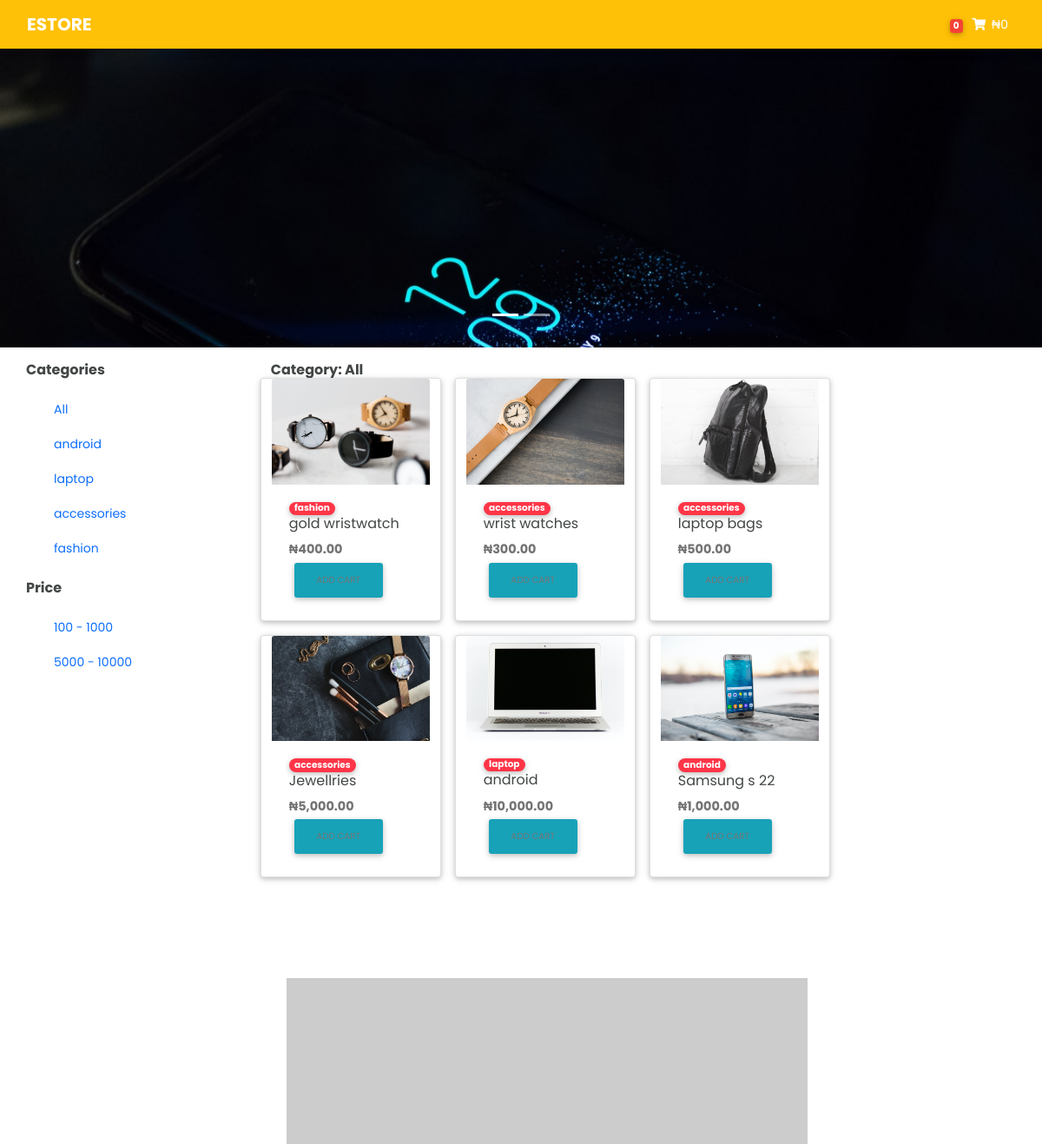
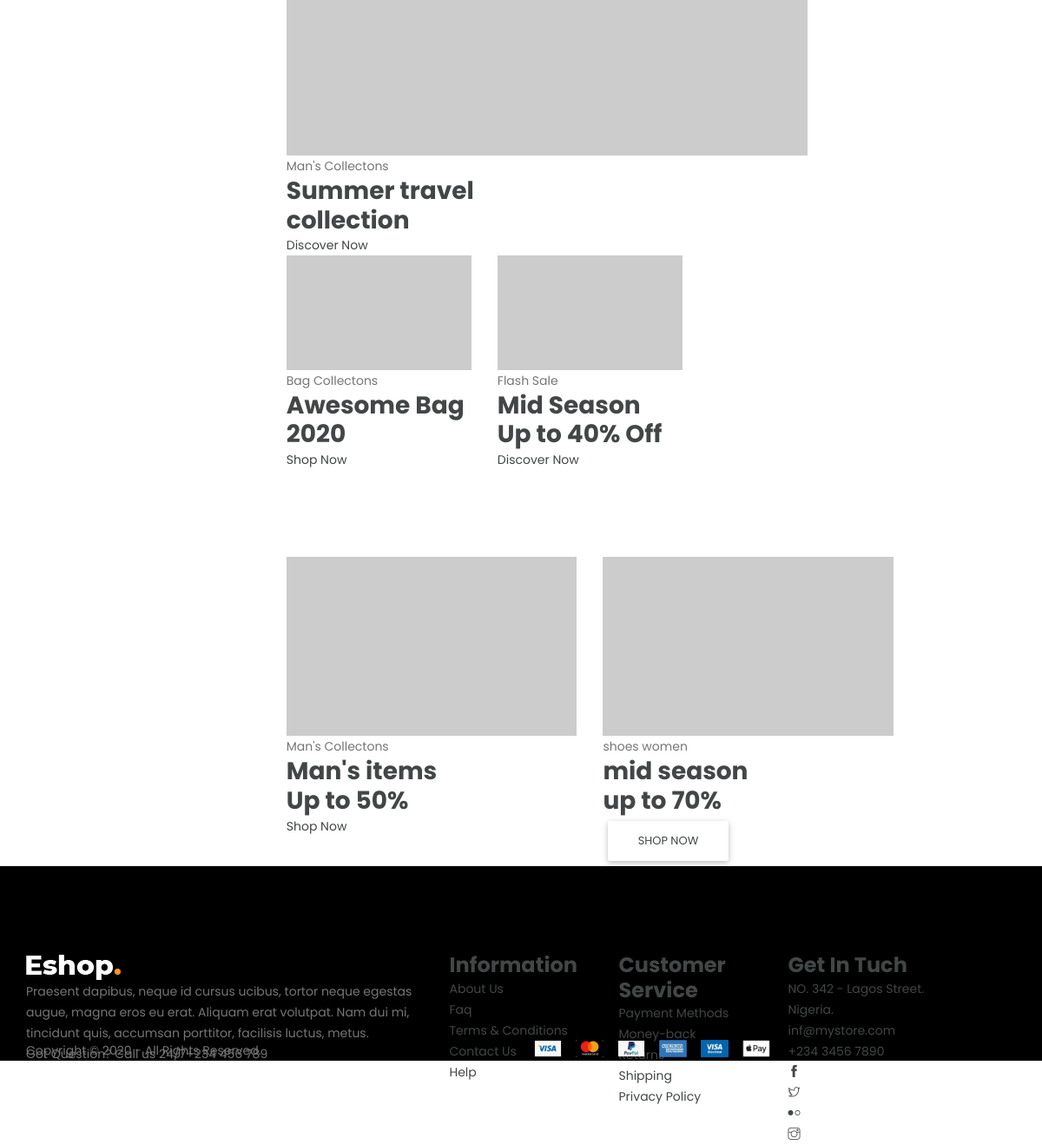
The page / on the database its author committed (2 pictures, top to bottom).
### store/models.py (models this page shows, shortened)
class Carousel(models.Model):
    name = models.CharField(max_length=13)
    image = models.ImageField(upload_to='media/banner')
    slug = models.SlugField(null=False, unique=True)

class Category(models.Model):
    name = models.CharField(max_length=12, db_index=True)
    slug = models.SlugField(null=False, unique=True)
    image = models.ImageField(upload_to='media/category', blank=True, null=True)
    class Meta:
        verbose_name = 'category'
        verbose_name_plural = 'categories'
    def __str__(self):
        return self.name
    def get_absolute_url(self):
        return reverse('store:product_list_by_category', args=[self.slug])

class Price_filter(models.Model):
    price_filter = (
        ('100 - 1000', '100.00 - 1000'),
        ('1000 - 5000', '1000 - 5000'),
        ('5000 - 10000', '5000 - 10000'),
        ('10000 - 20000', '10000 - 20000'),
        ('20000 - 50000', '20000 - 50000'),
    )
    slug = models.SlugField(unique=True, null=False)
    price = models.CharField(choices=price_filter, max_length=13)
    def get_absolute_url(self):
        return reverse("store:product_price_filter", args=[self.slug])

class Product(models.Model):
    name = models.CharField(max_length=20)
    category = models.ForeignKey(Category, related_name='products', on_delete=models.CASCADE)
    description = models.TextField(default='lets make a description right here. You cant get a better product than what we have here', null=True,
                                    blank=True)
    price = models.DecimalField(max_digits=10, decimal_places=2, default=0.00)
    price_filter = models.ForeignKey(Price_filter, on_delete=models.CASCADE, blank=True, max_length=13)
    available = models.BooleanField(default=False)
    image = models.ImageField(upload_to='media/product')
    add_to_carousel = models.ForeignKey(Carousel, related_name='carousels', on_delete=models.CASCADE, null=True, blank=True)
    created = models.DateTimeField(auto_now=True)
    updated = models.DateTimeField(auto_now=True)
    slug = models.SlugField(unique=True, null=False)
    class Meta:
        ordering = ['-created']
        index_together = (('id', 'slug'),)
    def get_absolute_url(self):
        return reverse('store:product_detail', args=[self.id, self.slug])

### store/views.py (the view)
# urls.py: path('', views.product_list, name='product_list'),
def product_list(request, category_slug=None, price_slug=None):
    category = None
    price_filter = None
    prices = Price_filter.objects.all()
    carousels = Carousel.objects.all()
    categories = Category.objects.all()
    products = Product.objects.filter(available=True)
    if price_slug:
        price_filter = get_object_or_404(Price_filter, slug=price_slug)
        products = products.filter(price_filter=price_filter)
    if category_slug:
        category = get_object_or_404(Category, slug=category_slug)
        products = products.filter(category=category)
    return render(request, 'index.html', {'categories':categories,
                                                        'category':category,
                                                        'products':products,
                                                        'carousels':carousels,
                                                        'prices':prices,
                                                        'price_filter':price_filter,
                                                        }
                                                        )

### cart/cart.py (called while the page is built)
    def __len__(self):
        return sum(item['quantity'] for item in self.cart.values())

    def get_total_price(self):
        return sum(Decimal(item['price']) * item['quantity'] for item in self.cart.values())

### cart/context_processor.py (called while the page is built)
def cart(request):
    return({'cart': Cart(request)})

### store/templates/index.html (shortened to what this page needs)
{% extends 'base.html' %}
{% load humanize %}
{% block content %}
    <div class="row">
    <h6>
    {% if category %}Category: {{ category.name }}
    {% elif price_filter %}Price:{{ price_filter.price}}
    {% else %}Category: All
    {% endif %}
    </h6>
    {% for product in products %}
    <div class="card mb-3 mr-3 " style="width: 13rem;" >
      <a href="{{ product.get_absolute_url }}"><img src="{{ product.image.url }}" class="card-img-top" alt="..."></a>
      <div class="card-body">
        <a href=""><span class="badge badge-pill danger-color">{{ product.category }}</span></a>
        <h6 class="card-title">{{ product.name }} </h6>
        <h3 class="card-text"><b>&#8358;{{ product.price | intcomma }} </b> </h3>
        <a href="{{ product.get_absolute_url }}" class="btn bg-info btn-sm" ><p> Add cart</p></a>
      </div>
    </div>
    {% endfor %}
  </div>
  {% include 'banner.html' %}
{% endblock content %}

### store/templates/base.html (shortened to what this page needs)
{% load static %}
{% load humanize %}
<html lang="en">
<head>
	<link href="https://cdn.jsdelivr.net/npm/bootstrap@5.1.3/dist/css/bootstrap.min.css" rel="stylesheet">
	<link rel="stylesheet" href="https://use.fontawesome.com/releases/v5.11.2/css/all.css">
	<link href="{% static 'css/bootstrap.min.css' %}" rel="stylesheet">
  	<link href="{% static 'css/mdb.min.css' %}" rel="stylesheet">
  	<link href="{% static 'css/style.min.css' %}" rel="stylesheet">
	<link rel="stylesheet" href="{% static 'css/bootstrap.css' %}">
    <link rel="stylesheet" href="{% static 'css/magnific-popup.min.css' %}">
    <link rel="stylesheet" href="{% static 'css/font-awesome.css' %}">
	<link rel="stylesheet" href="{% static 'css/jquery.fancybox.min.css' %}">
    <link rel="stylesheet" href="{% static 'css/themify-icons.css' %}">
    <link rel="stylesheet" href="{% static 'css/niceselect.css' %}">
    <link rel="stylesheet" href="{% static 'css/animate.css' %}">
    <link rel="stylesheet" href="{% static 'css/flex-slider.min.css' %}">
    <link rel="stylesheet" href="{% static 'css/owl-carousel.css' %}">
    <link rel="stylesheet" href="{% static 'css/slicknav.min.css' %}">
	<link rel="stylesheet" href="{% static 'css/reset.css' %}">
    <link rel="stylesheet" href="{% static 'css/responsive.css' %}">
    <link rel="stylesheet" href="{% static 'css/main.css' %}">
</head>
<body>
    {% include 'nav.html' %}
    {% block nav-content %}
	{% include 'carousel.html' %}
	{% endblock nav-content %}
	<div class="container-fluid">
    {% block side-nav %}
    <div class="container">
        <div class="row mt-3 mr-3">
            <div class="col-3">
            {% include 'side-nav.html' %}
            </div>
            <div class="col-8">
            {% block content %}
            {% endblock content %}
            </div>
        </div>
        </div>
    {% endblock side-nav %}
    </div>
{% include 'footer.html' %}
</body>
</html>
</body>
</html>

### store/templates/nav.html (shortened to what this page needs)
{% load humanize %}
<nav class="navbar fixed-top navbar-expand-lg navbar-dark dark bg-warning top-banner">
  <div class="container">
    <a class="navbar-brand waves-effect" href="{% url 'store:product_list' %}" target="_blank">
      <strong class="white-text">ESTORE</strong>
    </a>
    <div class="collapse navbar-collapse" id="navbarSupportedContent">
      <ul class="navbar-nav mr-auto">
        <li class="nav-item">
          <a class="nav-link waves-effect" href="#">
          </a>
        </li>
      </ul>
      <ul class="navbar-nav nav-flex-icons">
        <li class="nav-item">
          <a class="nav-link waves-effect" href="{% url 'cart:cart_detail' %}">
            <span class="badge red z-depth-1 mr-1">
              {% with cart_item=cart|length %}
              {% if cart_item > 0 %}
              <span class="clearfix d-none d-sm-inline-block">{{ cart_item}} Cart {{ cart_item | pluralize}}</span>
              {% else %}
              0
              {% endif %}
              {% endwith %}
            </span>
            <i class="fas fa-shopping-cart"></i>
             &#8358;{{ cart.get_total_price | intcomma }}
          </a>
        </li>
      </ul>
    </div>
  </div>
</nav>

### store/templates/carousel.html (shortened to what this page needs)
<div id="carouselExampleIndicators" class="carousel slide carousel-fade" data-bs-ride="carousel">
    <div class="carousel-indicators">
        {% for carousel in carousels %}
        {% if forloop.first %}
        <button type="button" data-bs-target="#carouselExampleIndicators" data-bs-slide-to="{{forloop.counter0 }}" class="active" ></button>
        {% else %}
        <button type="button" data-bs-target="#carouselExampleIndicators" data-bs-slide-to="{{forloop.counter0 }}"></button>
        {% endif %}
        {% endfor %}
    </div>
    <div class="carousel-inner">
        {% for carousel in carousels %}
        {% if forloop.first %}
        <div class="carousel-item active">
            {% else %}
          <div class="carousel-item">
        {% endif %}
        <img src="{{ carousel.image.url }}">
        </div>
        {% endfor %}
          </div>
    </div>

### store/templates/side-nav.html (shortened to what this page needs)
<h6>Categories</h6>
<div class="d-flex align-items-start m-3" width:20rem;>
    <div class="nav flex-column nav-pills me-3" id="v-pills-tab" role="tablist" aria-orientation="vertical">
        <a href="{% url 'store:product_list' %}" class="nav-link {% if request.path == product_url %} active {% endif %}" >All</a>
      {% for c in categories %}
      <a href="{{ c.get_absolute_url }}" class="nav-link {% if request.path == c.get_absolute_url %} active bg-warning  {% endif %}">{{ c.name }}</a>
      {% endfor %}
    </div>
  </div>
  <h6> Price</h6>
  <div class="d-flex align-items-start m-3">
    <div class="nav flex-column nav-pills me-3" id="v-pills-tab" role="tablist" aria-orientation="vertical">
      {% for p in prices %}
      <a href="{{ p.get_absolute_url }}" class="nav-link {% if request.path == p.get_absolute_url %} active bg-warning {% endif %}">{{ p.price }}</a>
      {% endfor %}
    </div>
  </div>

### store/templates/banner.html
<section class="small-banner section">
    <div class="container-fluid">
        <div class="row">
            <div class="col-lg-12 col-md-6 col-12">
                <div class="single-banner">
                    <img src="https://via.placeholder.com/600x370" alt="#">
                    <div class="content">
                        <p>Man's Collectons</p>
                        <h3>Summer travel <br> collection</h3>
                        <a href="#">Discover Now</a>
                    </div>
                </div>
            </div>
            <div class="col-lg-4 col-md-6 col-12">
                <div class="single-banner">
                    <img src="https://via.placeholder.com/600x370" alt="#">
                    <div class="content">
                        <p>Bag Collectons</p>
                        <h3>Awesome Bag <br> 2020</h3>
                        <a href="#">Shop Now</a>
                    </div>
                </div>
            </div>
            <div class="col-lg-4 col-12">
                <div class="single-banner tab-height">
                    <img src="https://via.placeholder.com/600x370" alt="#">
                    <div class="content">
                        <p>Flash Sale</p>
                        <h3>Mid Season <br> Up to <span>40%</span> Off</h3>
                        <a href="#">Discover Now</a>
                    </div>
                </div>
            </div>
        </div>
    </div>
</section>
<section class="midium-banner">
    <div class="container">
        <div class="row">
            <div class="col-lg-6 col-md-6 col-12">
                <div class="single-banner">
                    <img src="https://via.placeholder.com/600x370" alt="#">
                    <div class="content">
                        <p>Man's Collectons</p>
                        <h3>Man's items <br>Up to<span> 50%</span></h3>
                        <a href="#">Shop Now</a>
                    </div>
                </div>
            </div>
            <div class="col-lg-6 col-md-6 col-12">
                <div class="single-banner">
                    <img src="https://via.placeholder.com/600x370" alt="#">
                    <div class="content">
                        <p>shoes women</p>
                        <h3>mid season <br> up to <span>70%</span></h3>
                        <a href="#" class="btn">Shop Now</a>
                    </div>
                </div>
            </div>
        </div>
    </div>
</section>

### store/templates/footer.html
{% load static %}
<footer class="footer bg-black dark">
    <div class="footer-top botom  section" style="height: 200;">
        <div class="container">
            <div class="row">
                <div class="col-lg-5 col-md-6 col-12">
                    <div class="single-footer about">
                        <div class="logo">
                            <a href="index.html"><img src="{% static 'images/logo2.png' %}" alt="#"></a>
                        </div>
                        <p class="text">Praesent dapibus, neque id cursus ucibus, tortor neque egestas augue,
                              magna eros eu erat. Aliquam erat volutpat. Nam dui mi, tincidunt quis, accumsan porttitor,
                              facilisis luctus, metus.</p>
                        <p class="call">Got Question? Call us 24/7<span><a href="tel:123456789">+234 456 789</a></span></p>
                    </div>
                </div>
                <div class="col-lg-2 col-md-6 col-12">
                    <div class="single-footer links">
                        <h4>Information</h4>
                        <ul>
                            <li><a href="#">About Us</a></li>
                            <li><a href="#">Faq</a></li>
                            <li><a href="#">Terms & Conditions</a></li>
                            <li><a href="#">Contact Us</a></li>
                            <li><a href="#">Help</a></li>
                        </ul>
                    </div>
                </div>
                <div class="col-lg-2 col-md-6 col-12">
                    <div class="single-footer links">
                        <h4>Customer Service</h4>
                        <ul>
                            <li><a href="#">Payment Methods</a></li>
                            <li><a href="#">Money-back</a></li>
                            <li><a href="#">Returns</a></li>
                            <li><a href="#">Shipping</a></li>
                            <li><a href="#">Privacy Policy</a></li>
                        </ul>
                    </div>
                </div>
                <div class="col-lg-3 col-md-6 col-12">
                    <div class="single-footer social">
                        <h4>Get In Tuch</h4>
                        <div class="contact">
                            <ul>
                                <li>NO. 342 - Lagos Street.</li>
                                <li>Nigeria.</li>
                                <li>inf@mystore.com</li>
                                <li>+234 3456 7890</li>
                            </ul>
                        </div>
                        <ul>
                            <li><a href="#"><i class="ti-facebook"></i></a></li>
                            <li><a href="#"><i class="ti-twitter"></i></a></li>
                            <li><a href="#"><i class="ti-flickr"></i></a></li>
                            <li><a href="#"><i class="ti-instagram"></i></a></li>
                        </ul>
                    </div>
                </div>
            </div>
        </div>
    </div>
    <div class="copyright">
        <div class="container">
            <div class="inner">
                <div class="row">
                    <div class="col-lg-6 col-12">
                        <div class="left">
                            <p>Copyright © 2020 -  All Rights Reserved.</p>
                        </div>
                    </div>
                    <div class="col-lg-6 col-12">
                        <div class="right">
                            <img src="{% static 'images/payments.png' %}" alt="#">
                        </div>
                    </div>
                </div>
            </div>
        </div>
    </div>
</footer>

### static/css/main.css (style rules this page uses)
.top-banner { position: top; clear: both; }

### rows shown on the page
Carousel: image (picture)
Category: name "android"
Category: name "laptop"
Category: name "accessories"
Category: name "fashion"
Price_filter: price "100 - 1000"
Price_filter: price "5000 - 10000"
Product: image (picture), category "fashion", name "gold wristwatch", price "400.00"
Product: image (picture), category "accessories", name "wrist watches", price "300.00"
Product: image (picture), category "accessories", name "laptop bags", price "500.00"
Product: image (picture), category "accessories", name "Jewellries", price "5,000.00"
Product: image (picture), category "laptop", name "android", price "10,000.00"
Product: image (picture), category "android", name "Samsung s 22", price "1,000.00"

### other values the page prints
{{ cart.get_total_price | intcomma }} "0"
